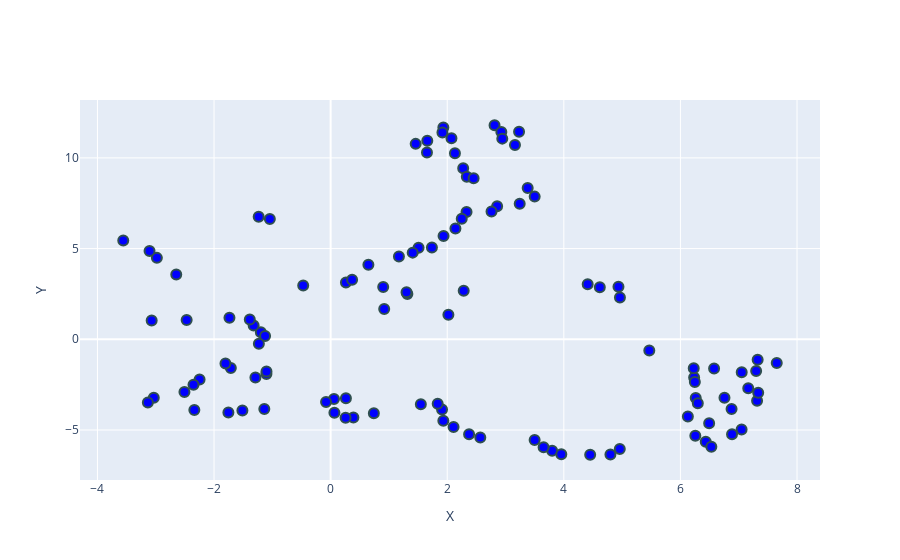

Notebook cell for this chart:
### Code cell
import plotly.graph_objs as go
from plotly.offline import init_notebook_mode, iplot
from plotly.offline import plot
init_notebook_mode(connected=True)

from IPython.display import Image

# create the scatter plot
trace = go.Scatter(
    x=embeddings[:, 0],
    y=embeddings[:, 1],
    mode='markers',
    text=[path for path in paths],
    hoverinfo='text',
    marker=dict(
        size=10,
        color='blue',
        symbol='circle',
        line=dict(
            width=2,
            color='DarkSlateGrey'
        )
    )
)

# create the layout
layout = go.Layout(
    xaxis=dict(title='X'),
    yaxis=dict(title='Y'),
    hovermode='closest',
    showlegend=False
)

# create the scatter plot figure
fig = go.Figure(data=[trace], layout=layout)

# create a function to display the image when a point is clicked
def show_image(trace, points, state):
    ind = points.point_inds[0]
    img = Image(paths[ind])
    display(img)

# add the click event to the scatter plot
fig.data[0].on_click(show_image)

# show the scatter plot
#plot(fig, filename='scatter_with_images.html')
fig.show()

### Figure 1 — Plotly figure (JSON) as saved in the notebook; plotly's stock layout.template omitted (floating-point values rounded to 4 significant figures)
{"data": [{"hoverinfo": "text", "marker": {"color": "blue", "line": {"color": "DarkSlateGrey", "width": 2}, "size": 10, "symbol": "circle"}, "mode": "markers", "text": ["../data/extracted/video_1/0000000.jpg", "../data/extracted/video_1/0000001.jpg", "../data/extracted/video_1/0000002.jpg", "../data/extracted/video_1/0000003.jpg", "../data/extracted/video_1/0000004.jpg", "../data/extracted/video_1/0000005.jpg", "../data/extracted/video_1/0000006.jpg", "../data/extracted/video_1/0000007.jpg", "../data/extracted/video_1/0000008.jpg", "../data/extracted/video_1/0000009.jpg", "../data/extracted/video_1/0000010.jpg", "../data/extracted/video_1/0000011.jpg", "../data/extracted/video_1/0000012.jpg", "../data/extracted/video_1/0000013.jpg", "../data/extracted/video_1/0000014.jpg", "../data/extracted/video_1/0000015.jpg", "../data/extracted/video_1/0000016.jpg", "../data/extracted/video_1/0000017.jpg", "../data/extracted/video_1/0000018.jpg", "../data/extracted/video_1/0000019.jpg", "../data/extracted/video_1/0000020.jpg", "../data/extracted/video_1/0000021.jpg", "../data/extracted/video_1/0000022.jpg", "../data/extracted/video_1/0000023.jpg", "../data/extracted/video_1/0000024.jpg", "../data/extracted/video_1/0000025.jpg", "../data/extracted/video_1/0000026.jpg", "../data/extracted/video_1/0000027.jpg", "../data/extracted/video_1/0000028.jpg", "../data/extracted/video_1/0000029.jpg", "../data/extracted/video_1/0000030.jpg", "../data/extracted/video_1/0000031.jpg", "../data/extracted/video_1/0000032.jpg", "../data/extracted/video_1/0000033.jpg", "../data/extracted/video_1/0000034.jpg", "../data/extracted/video_1/0000035.jpg", "../data/extracted/video_1/0000036.jpg", "../data/extracted/video_1/0000037.jpg", "../data/extracted/video_1/0000038.jpg", "../data/extracted/video_1/0000039.jpg", "../data/extracted/video_1/0000040.jpg", "../data/extracted/video_1/0000041.jpg", "../data/extracted/video_1/0000042.jpg", "../data/extracted/video_1/0000043.jpg", "../data/extracted/video_1/0000044.jpg", "../data/extracted/video_1/0000045.jpg", "../data/extracted/video_1/0000046.jpg", "../data/extracted/video_1/0000047.jpg", "../data/extracted/video_1/0000048.jpg", "../data/extracted/video_1/0000049.jpg", "../data/extracted/video_1/0000050.jpg", "../data/extracted/video_1/0000051.jpg", "../data/extracted/video_1/0000052.jpg", "../data/extracted/video_1/0000053.jpg", "../data/extracted/video_1/0000054.jpg", "../data/extracted/video_1/0000055.jpg", "../data/extracted/video_1/0000056.jpg", "../data/extracted/video_1/0000057.jpg", "../data/extracted/video_1/0000058.jpg", "../data/extracted/video_1/0000059.jpg", "../data/extracted/video_1/0000060.jpg", "../data/extracted/video_1/0000061.jpg", "../data/extracted/video_1/0000062.jpg", "../data/extracted/video_1/0000063.jpg", "../data/extracted/video_1/0000064.jpg", "../data/extracted/video_1/0000065.jpg", "../data/extracted/video_1/0000066.jpg", "../data/extracted/video_1/0000067.jpg", "../data/extracted/video_1/0000068.jpg", "../data/extracted/video_1/0000069.jpg", "../data/extracted/video_1/0000070.jpg", "../data/extracted/video_1/0000071.jpg", "../data/extracted/video_1/0000072.jpg", "../data/extracted/video_1/0000073.jpg", "../data/extracted/video_1/0000074.jpg", "../data/extracted/video_1/0000075.jpg", "../data/extracted/video_1/0000076.jpg", "../data/extracted/video_1/0000077.jpg", "../data/extracted/video_1/0000078.jpg", "../data/extracted/video_1/0000079.jpg", "../data/extracted/video_1/0000080.jpg", "../data/extracted/video_1/0000081.jpg", "../data/extracted/video_1/0000082.jpg", "../data/extracted/video_1/0000083.jpg", "../data/extracted/video_1/0000084.jpg", "../data/extracted/video_1/0000085.jpg", "../data/extracted/video_1/0000086.jpg", "../data/extracted/video_1/0000087.jpg", "../data/extracted/video_1/0000088.jpg", "../data/extracted/video_1/0000089.jpg", "../data/extracted/video_1/0000090.jpg", "../data/extracted/video_1/0000091.jpg", "../data/extracted/video_1/0000092.jpg", "../data/extracted/video_1/0000093.jpg", "../data/extracted/video_1/0000094.jpg", "../data/extracted/video_1/0000095.jpg", "../data/extracted/video_1/0000096.jpg", "../data/extracted/video_1/0000097.jpg", "../data/extracted/video_1/0000098.jpg", "../data/extracted/video_1/0000099.jpg", "../data/extracted/video_1/0000100.jpg", "../data/extracted/video_1/0000101.jpg", "../data/extracted/video_1/0000102.jpg", "../data/extracted/video_1/0000103.jpg", "../data/extracted/video_1/0000104.jpg", "../data/extracted/video_1/0000105.jpg", "../data/extracted/video_1/0000106.jpg", "../data/extracted/video_1/0000107.jpg", "../data/extracted/video_1/0000108.jpg", "../data/extracted/video_1/0000109.jpg", "../data/extracted/video_1/0000110.jpg", "../data/extracted/video_1/0000111.jpg", "../data/extracted/video_1/0000112.jpg", "../data/extracted/video_1/0000113.jpg"], "type": "scatter", "x": [-1.735, 7.652, 1.652, 3.799, 6.235, 3.232, -2.338, 2.274, 0.3902, 6.885, 4.617, 0.2623, 1.933, 1.459, 2.108, 6.434, -1.197, 4.937, 6.53, 0.9017, 7.315, 1.316, 6.877, 7.051, -0.4705, -2.47, 0.05751, 1.508, -1.321, 0.2623, 7.325, 2.336, 6.128, 3.38, -2.248, 4.799, 0.9187, 3.5, 1.302, 2.141, -1.712, 2.375, -2.981, 1.407, 2.812, 2.072, -1.234, -1.29, 1.933, 6.262, 0.06474, 6.247, 7.163, 0.2567, 7.334, -1.514, 2.928, -1.804, -1.124, 6.298, 1.171, 4.96, 3.957, 1.937, 7.049, 1.911, 6.228, 2.944, 3.653, -3.106, 2.331, 2.249, 6.756, 2.02, -1.102, 1.737, 4.962, 1.658, 4.409, 7.299, -3.07, 0.7411, 2.856, -3.557, 1.547, -1.231, -1.387, 2.132, 5.466, 3.243, -2.648, -1.754, 2.567, 6.577, -0.07873, -1.138, 3.162, 1.836, -2.507, -2.352, -1.043, 2.282, -3.034, 1.918, 6.255, 2.76, 6.493, 0.6476, 4.452, 3.499, -3.135, -1.1, 2.452, 0.3681], "y": [1.181, -1.308, 10.29, -6.146, -2.113, 11.44, -3.896, 9.432, -4.316, -5.241, 2.863, -3.252, 11.67, 10.77, -4.836, -5.645, 0.383, 2.895, -5.927, 2.879, -3.394, 2.492, -3.842, -1.817, 2.966, 1.064, -3.296, 5.044, 0.757, 3.129, -1.125, 8.958, -4.253, 8.339, -2.224, -6.346, 1.665, 7.865, 2.596, 6.106, -1.586, -5.24, 4.488, 4.777, 11.8, 11.09, 6.757, -2.107, -4.492, -3.243, -4.044, -2.361, -2.703, -4.329, -2.948, -3.925, 11.43, -1.334, 0.1779, -3.526, 4.562, -6.05, -6.336, 5.688, -4.969, -3.873, -1.598, 11.06, -5.954, 4.871, 7.014, 6.65, -3.222, 1.349, -1.913, 5.057, 2.308, 10.95, 3.036, -1.755, 1.034, -4.078, 7.327, 5.443, -3.586, -0.2454, 1.089, 10.25, -0.6149, 7.472, 3.574, -4.04, -5.414, -1.609, -3.454, -3.841, 10.71, -3.551, -2.902, -2.512, 6.634, 2.681, -3.226, 11.4, -5.316, 7.039, -4.628, 4.114, -6.366, -5.551, -3.481, -1.772, 8.881, 3.284]}], "layout": {"hovermode": "closest", "showlegend": false, "xaxis": {"title": {"text": "X"}}, "yaxis": {"title": {"text": "Y"}}}}
